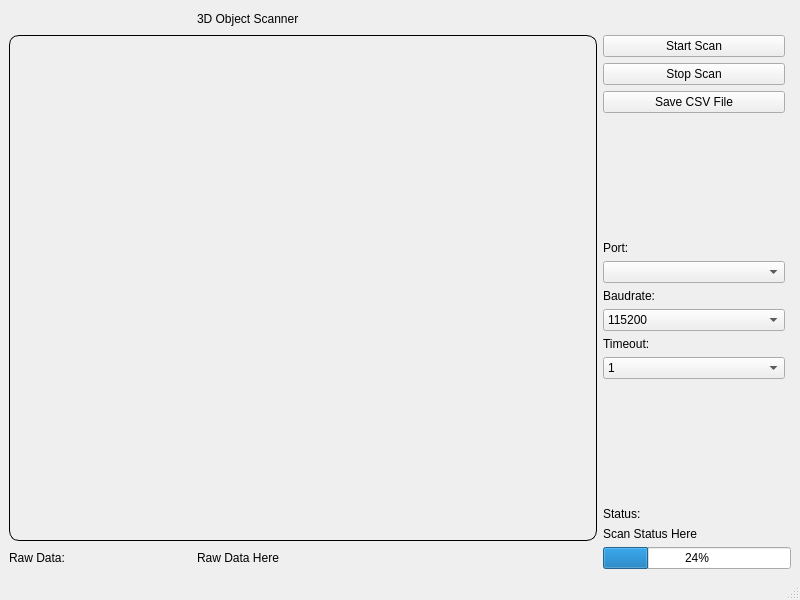
<?xml version="1.0" encoding="UTF-8"?>
<ui version="4.0">
 <class>ObjectScanner</class>
 <widget class="QMainWindow" name="ObjectScanner">
  <property name="geometry">
   <rect>
    <x>0</x>
    <y>0</y>
    <width>800</width>
    <height>600</height>
   </rect>
  </property>
  <property name="windowTitle">
   <string>Object Scanner</string>
  </property>
  <property name="tabShape">
   <enum>QTabWidget::Rounded</enum>
  </property>
  <widget class="QWidget" name="centralwidget">
   <layout class="QVBoxLayout" name="verticalLayout_4">
    <item>
     <layout class="QGridLayout" name="gridLayout">
      <item row="0" column="0">
       <spacer name="horizontalSpacer_2">
        <property name="orientation">
         <enum>Qt::Horizontal</enum>
        </property>
        <property name="sizeHint" stdset="0">
         <size>
          <width>40</width>
          <height>20</height>
         </size>
        </property>
       </spacer>
      </item>
      <item row="2" column="2" colspan="2">
       <widget class="QProgressBar" name="progressBar">
        <property name="value">
         <number>24</number>
        </property>
       </widget>
      </item>
      <item row="0" column="1">
       <widget class="QLabel" name="titleLabel">
        <property name="maximumSize">
         <size>
          <width>16777215</width>
          <height>25</height>
         </size>
        </property>
        <property name="text">
         <string>3D Object Scanner</string>
        </property>
       </widget>
      </item>
      <item row="0" column="2">
       <spacer name="horizontalSpacer">
        <property name="orientation">
         <enum>Qt::Horizontal</enum>
        </property>
        <property name="sizeHint" stdset="0">
         <size>
          <width>40</width>
          <height>20</height>
         </size>
        </property>
       </spacer>
      </item>
      <item row="1" column="0" colspan="2">
       <widget class="QWidget" name="scanWidget" native="true">
        <property name="styleSheet">
         <string notr="true">border: 1px solid black;
border-radius: 10px;</string>
        </property>
       </widget>
      </item>
      <item row="1" column="2">
       <layout class="QVBoxLayout" name="verticalLayout_5">
        <item>
         <widget class="QPushButton" name="pushButtonStart">
          <property name="text">
           <string>Start Scan</string>
          </property>
         </widget>
        </item>
        <item>
         <widget class="QPushButton" name="pushButtonStop">
          <property name="text">
           <string>Stop Scan</string>
          </property>
         </widget>
        </item>
        <item>
         <widget class="QPushButton" name="pushButtonSave">
          <property name="text">
           <string>Save CSV File</string>
          </property>
         </widget>
        </item>
        <item>
         <spacer name="verticalSpacer">
          <property name="orientation">
           <enum>Qt::Vertical</enum>
          </property>
          <property name="sizeHint" stdset="0">
           <size>
            <width>20</width>
            <height>40</height>
           </size>
          </property>
         </spacer>
        </item>
        <item>
         <widget class="QLabel" name="portTitleLabel">
          <property name="text">
           <string>Port:</string>
          </property>
         </widget>
        </item>
        <item>
         <widget class="QComboBox" name="portCombo"/>
        </item>
        <item>
         <widget class="QLabel" name="baudTitleLabel">
          <property name="text">
           <string>Baudrate:</string>
          </property>
         </widget>
        </item>
        <item>
         <widget class="QComboBox" name="baudCombo">
          <property name="currentIndex">
           <number>1</number>
          </property>
          <item>
           <property name="text">
            <string>9600</string>
           </property>
          </item>
          <item>
           <property name="text">
            <string>115200</string>
           </property>
          </item>
         </widget>
        </item>
        <item>
         <widget class="QLabel" name="timeoutTitleLabel">
          <property name="text">
           <string>Timeout:</string>
          </property>
         </widget>
        </item>
        <item>
         <widget class="QComboBox" name="timeoutCombo">
          <property name="currentIndex">
           <number>1</number>
          </property>
          <item>
           <property name="text">
            <string>0.5</string>
           </property>
          </item>
          <item>
           <property name="text">
            <string>1</string>
           </property>
          </item>
          <item>
           <property name="text">
            <string>1.5</string>
           </property>
          </item>
          <item>
           <property name="text">
            <string>2</string>
           </property>
          </item>
         </widget>
        </item>
        <item>
         <spacer name="verticalSpacer_2">
          <property name="orientation">
           <enum>Qt::Vertical</enum>
          </property>
          <property name="sizeHint" stdset="0">
           <size>
            <width>20</width>
            <height>40</height>
           </size>
          </property>
         </spacer>
        </item>
        <item>
         <widget class="QLabel" name="statusTitleLabel">
          <property name="text">
           <string>Status:</string>
          </property>
         </widget>
        </item>
        <item>
         <widget class="QLabel" name="statusLabel">
          <property name="text">
           <string>Scan Status Here</string>
          </property>
         </widget>
        </item>
       </layout>
      </item>
      <item row="2" column="0">
       <widget class="QLabel" name="dataTitleLabel">
        <property name="maximumSize">
         <size>
          <width>75</width>
          <height>16777215</height>
         </size>
        </property>
        <property name="text">
         <string>Raw Data:</string>
        </property>
       </widget>
      </item>
      <item row="2" column="1">
       <widget class="QLabel" name="rawDataLabel">
        <property name="minimumSize">
         <size>
          <width>400</width>
          <height>0</height>
         </size>
        </property>
        <property name="text">
         <string>Raw Data Here</string>
        </property>
       </widget>
      </item>
     </layout>
    </item>
   </layout>
  </widget>
  <widget class="QStatusBar" name="statusbar"/>
 </widget>
 <resources/>
 <connections/>
</ui>
